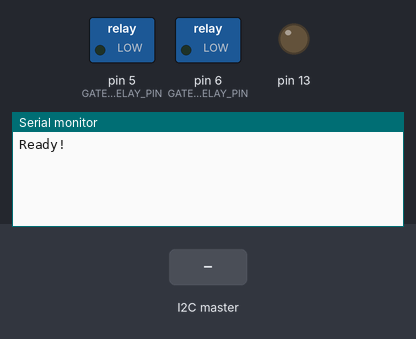
Bench run of a sketch on a simulated Arduino Uno, built with avr-gcc and run on an emulated ATmega328P. Shown: switched loads named in the sketch (green lamp = pin HIGH), output pins drawn as LEDs (lit = HIGH), the last lines printed to the serial monitor. The test bench sets the inputs (shaded band).

Above: at 1.2 s.
1.3 s: the I2C master sends "L"
At 2.3 s:
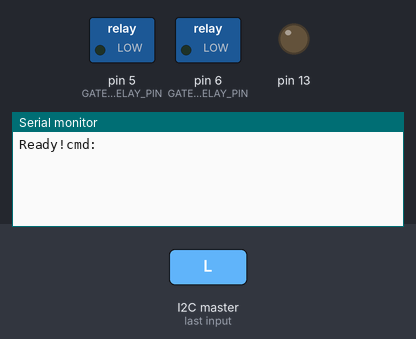
2.8 s: the I2C master sends "S"
At 4.7 s:
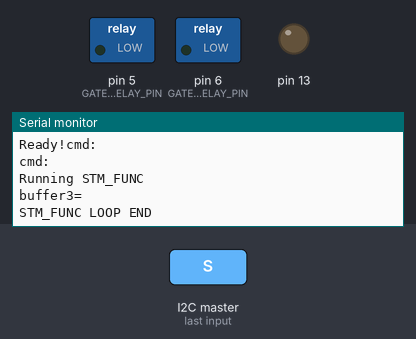

Measured:
- after the input at 1.3 s, the serial monitor: prints a new line at once (image 1)
- after the input at 2.8 s, the serial monitor: prints a new line at once (image 2)

The sketch:

Arduino_i2c_RPI.ino
```cpp
#include <Wire.h>
#include "AccelStepper.h"


#define SLAVE_ADDRESS 0x04
#define LED (buffer1 == "L" && buffer2 == "001") // control led 13, which is on board
#define STM (buffer1 == "S") // stepper motor fucntion selected
#define gate1 700     // the hight of solenoid gate 1
#define gate2 1000	// the hight of solenoid gate 2

AccelStepper stepper(1, 9, 8); // define a stepper motor using pin 9(step) and 8(dir)

int index2;
int index3;
int position_num;
char cmd[128];	// data received will be stored in this char array
int cmdl; //data length
char sendData[128];
int index;
int start = 1;


String buffer1 = ""; // recgonise which part1 rpi trying to reach
String buffer2 = ""; // recgonise the function will be implemented
String buffer3 = ""; // recgonize what data is used
String distance = "";
String motorSpeed = "";

int Distance; // Record the number of steps we've taken
int Speed;
boolean ifbuffer1;


void setup(){
	stepper.setAcceleration(1000);
  	// led setup
	pinMode(13, OUTPUT);
	pinMode(5, OUTPUT); // GATE 1 RELAY PIN
	pinMode(6, OUTPUT);	// GATE 2 RELAY PIN

	// serial monitor setup
	Serial.begin(9600);
	Serial.print("Ready!");

	// initialize i2c as slavee
	Wire.begin(SLAVE_ADDRESS);
	//Wire.onReceive(receiveEvent);// receive data, and do some basic parse
	Wire.onReceive(receiveEvent);// receive data, and do some basic parse
}

void loop(){

	if (buffer1 == "S"){
		STM_FUNC(buffer3,buffer1);
	}


	//Serial.print("loop");
	//Serial.print(buffer1);
	//if (start == 1){
	Wire.onRequest(requestEvent);
	//}

}

// callback for receive data
void receiveEvent(int byteCount){
	ClearBuffer();
	// Store data from I2C into a char array cmd
	int receiveByte = 0; // set receiveByte to 0 for next data transmission
	while(Wire.available()){

		cmd[receiveByte] = Wire.read();
		receiveByte++;
	}

	// Print received data on the serial monitor
	//Serial.println("data received: ");
	//Serial.println(cmd);
	cmdl = sizeof(cmd)/sizeof(int);

	for (index = 0; index < 10; index++ )// Analysis of received data
	{
		sendData[index] = cmd[index];
	}//strcpy(sendData, cmd); // THIS LINE DOES NOT WORK WELL


	//Serial.print("data send: ");
	//Serial.println(sendData);

	// Analyze received data
	//Serial.println("cmd");
	buffer1 = String(cmd[0]);
	buffer2 = String(cmd[sizeof(cmd)/sizeof(int)-1]);
	//Serial.println("buffer1:");
	//Serial.println(buffer1);
	//Serial.println("if buffer1 == S ");
	//Serial.println(buffer1 == "S");

	for (index = 1; index < sizeof(cmd)/sizeof(int); index++){
		buffer3 += String(cmd[index]);
	}
	index = 0;
	//Serial.println("cmd");
	//Serial.println(cmd);
	//Serial.println("parameter: ");
	//Serial.println(buffer3);


	// if buffer1 == "S", it means we are trying to control STEPPER MOTOR
	// Get ready to next data transmission
	memset(cmd,0,sizeof(cmd)/sizeof(char)); // clear cmd
	Serial.println("cmd:");
	Serial.println(cmd);


}

// callback for sending data
void requestEvent() {

    Wire.write(sendData[index]);
    ++index;
    if (index >= 64) {
         index = 0;
    }
}
void close_gate(int x){
	if (x == 1){
		digitalWrite(5, HIGH);
		Serial.println("Gate_1 Open");
	}
	else if (x == 2){
		digitalWrite(6, HIGH);
		Serial.println("Gate_2 Open");
	}

}
void open_gate(int x){
	if (x == 1){
		digitalWrite(5, LOW);
		Serial.println("Gate_1 Close");
	}
	else if (x == 2){
		digitalWrite(6, LOW);
		Serial.println("Gate_2 Close");
	}

}
// LED 13 will be lighted up for an interval according to the parameter received from I2C
void LED_LIGHT(String buffer3){
	digitalWrite(13, HIGH);
	delay(buffer3.toInt()); // use toInt() function to convert String to int, atoi() seems not working
	digitalWrite(13, LOW);
	ClearBuffer(); // have to clear buffer or the loop() function will become a endless loop
}
// when "S" is received as control code
void STM_FUNC(String parameter, String buffer1){
	Serial.println("Running STM_FUNC");
	Serial.println("buffer3=");
	Serial.println(parameter);
	int tag1, tag2, tag3, tag4;
	for (index = 0; index < parameter.length() - 1; index++){
		if (parameter[index] == 'D'){
			tag1 = index;
		}
		if (parameter[index] == 'S'){
			tag2 = index;
		}
		if (parameter[index] == 'P'){
			tag3 = index;
		}
		if (parameter[index] == 'E'){
			tag4 = index;
		}
	}
	// get distance in string form
	for (index2 = 0; index2 < tag1; index2++){
		distance = distance + parameter[index2];
	}
	// get speed in string form
	for (index3 = tag1+3; index3 < tag2; index3 ++){
		motorSpeed = motorSpeed + parameter[index3];
	}
	position_num = parameter[tag3-1];
	Distance = distance.toInt();
	Speed = motorSpeed.toInt();
	if (parameter[(parameter.length() - 2)] == '1'){
				Distance = -Distance;
		}


	//Serial.println("*Distance:");
	//Serial.print(Distance);
	//Serial.println("Speed:");
	//Serial.print(Speed);
	//Serial.println("tag1");
	//Serial.println(tag1);
	//Serial.println("tag2");
	//Serial.println(tag2);
	//Serial.println("parameter length");
	//Serial.println(parameter.length());
	//Serial.println("direction");
	//Serial.print(parameter[(parameter.length()-2)]);

	stepper.setMaxSpeed(Speed);
	stepper.runToNewPosition(Distance);
	if (position_num == '1' or position_num == '2'){
		if (stepper.currentPosition()==int(0.95*float(gate1)*(3200/(3.14*110.3)))){
			open_gate(1);
		}
		if (stepper.currentPosition() ==int(0.95*float(gate2)*(3200/(3.14*110.3)))){
			open_gate(2);
			close_gate(1);
		}
		if (stepper.currentPosition() == int(1.3*float(gate2)*(3200/(3.14*110.3)))){
			close_gate(2);
		}
	}
	else if (position_num == '3'){
		if (stepper.currentPosition() == int(1.3*float(gate2)*(3200/(3.14*110.3)))){
			open_gate(2);
		}
		if (stepper.currentPosition() == int(0.99*float(gate2)*(3200/(3.14*110.3)))){
			close_gate(2);
		}
	}
	else if (position_num == '4'){
		open_gate(1);
		if (stepper.currentPosition() == int(0.99*float(gate1)*(3200/(3.14*110.3)))){
			close_gate(1);
		}
	}
  	Serial.println("STM_FUNC LOOP END");
  	ClearBuffer();
}
void ClearBuffer(){
	buffer1 = "";
	buffer2 = "";
	buffer3 = "";
	distance = "";
	motorSpeed = "";
}
```
